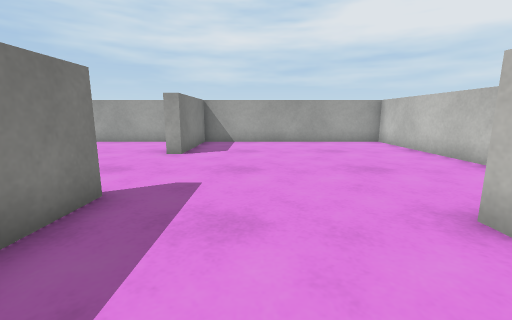
view 1 (above)

14 first-person views from a walk through a 3-D level made in the Unity game engine. The camera is 0.65 m above the floor, tilts 10° down and sees 90° across. Doors are open. The floor is counted in squares, 0.5 m on a side. Each view is taken from the middle of a square. On the plan, view 1 faces up. The plan holds only what a view shows up to about 12 squares ahead; the rest is blank. The player character is not drawn. Surface patterns are stand-ins for the level's own textures.

view 2
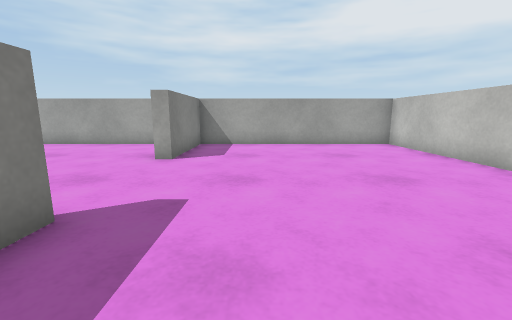

view 3
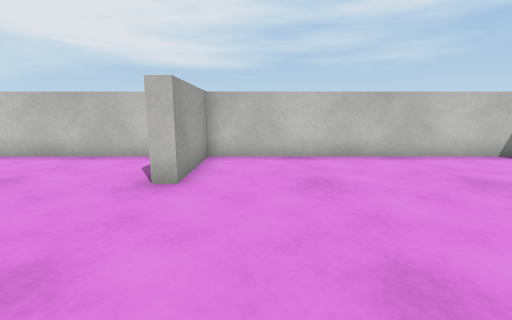

view 4
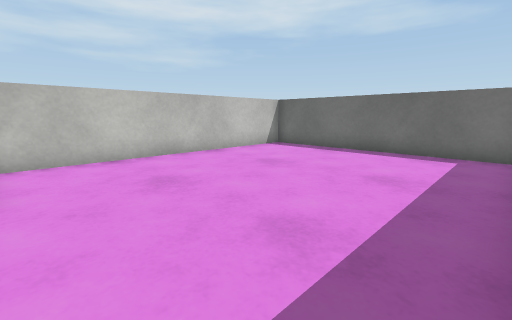

view 5
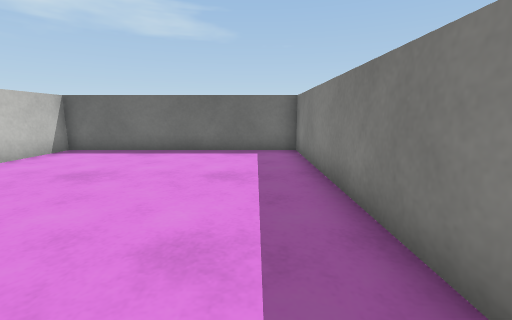

view 6
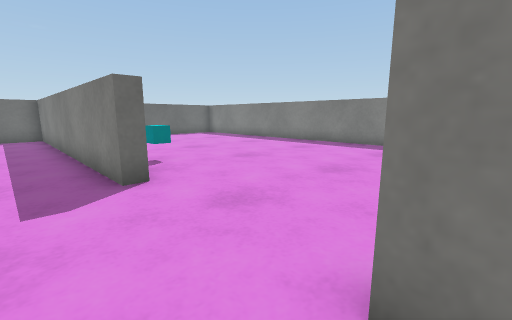

view 7
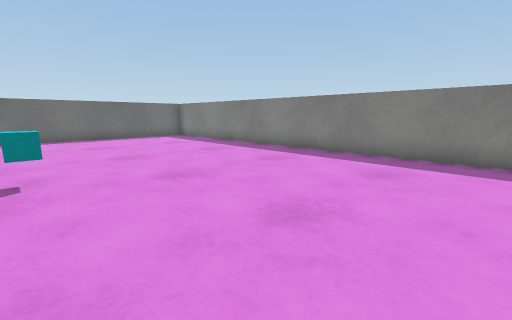

view 8
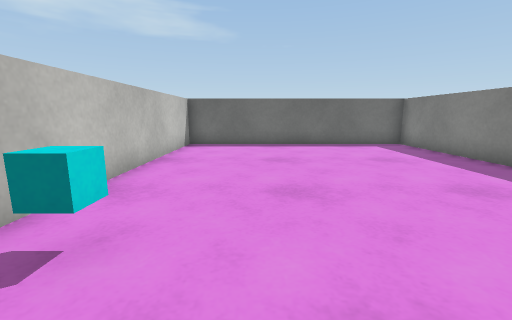

view 9
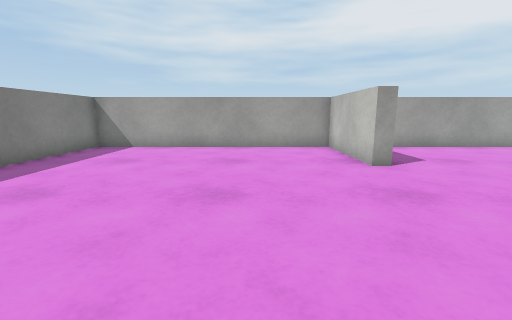

view 10
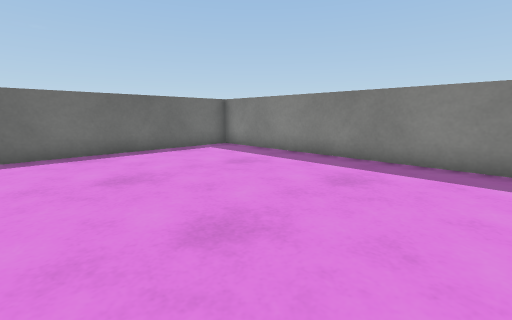

view 11
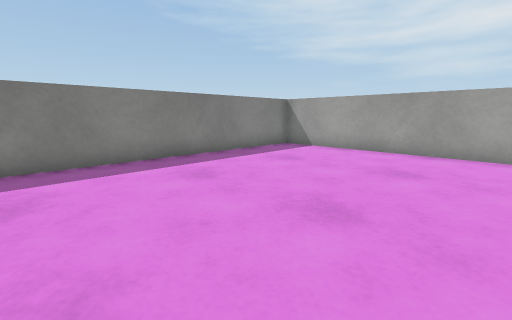

view 12
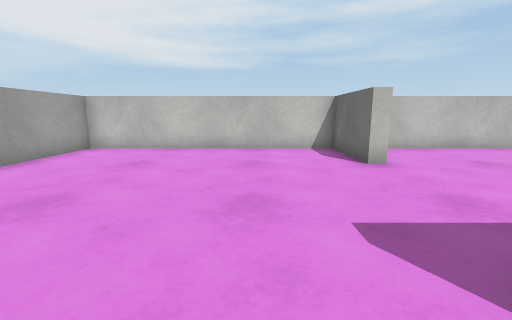

view 13
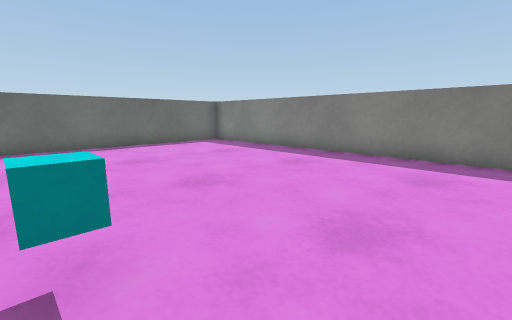

view 14
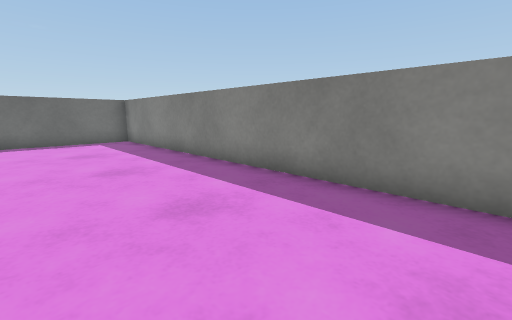

### Floor plan
Points are (right, up) in squares from view 1. A wall is a line through its corners. A room is listed if a view was taken in it or the views show most of it. See-through windows are left out.
Room 1 (views 1, 2, 3, 4, 5)
walls: (-2.5, 4) (-2.5, -7.5) (6, -7.5) (6, 2.5) (2.8, 2.5)
ways out: open door at (0, 5.5) to room 2
Room 2 (view 6)
walls: (2.8, 3) (6, 3) (6, 12.5) (-2.5, 12.5) (-2.5, 8.5)
ways out: open door at (0, 5.5) to room 1
Room 3 (views 7, 8, 9, 10, 11, 12, 13, 14)
walls: (-3, 8.5) (-3, 12.5) (-12.5, 12.5) (-12.5, -7.5) (-3, -7.5) (-3, 1.2)
objects: other object (-4, 2)

Positions as (right, up) in squares from view 1, and headings:
1: (0, 0), facing up
2: (0, 1), facing up
3: (-2, 1), facing right
4: (-2, 2), facing down-right
5: (-1, 2), facing down
6: (-1, 9), facing down-left
7: (-4, 8), facing down-left
8: (-6, 4), facing down
9: (-6, 2), facing up
10: (-5, 2), facing down-left
11: (-5, 3), facing up-left
12: (-4, 6), facing right
13: (-4, 4), facing down-left
14: (-8, 6), facing down-left
